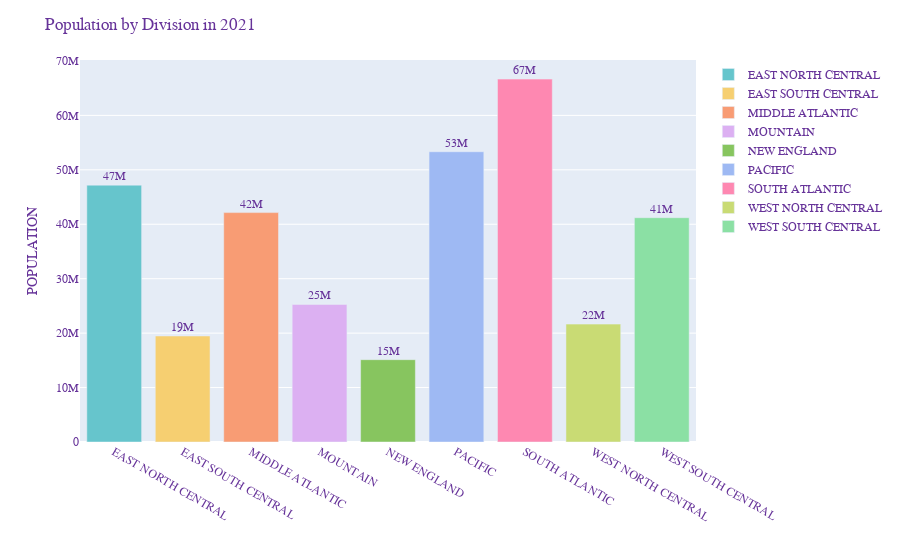

The cell this chart's notebook holds for it:
### Code cell
# Creating a Barplot of Division vs Population
fig3 = px.bar(group_df13, y='POPULATION', x='DIVISION', color='DIVISION',text="POPULATION",
             color_discrete_sequence=px.colors.qualitative.Pastel)
# Changing Properties to display text on top of each bar rounded to 2 digits
fig3.update_traces(texttemplate='%{text:.2s}', textposition='outside')
fig3.update_layout(
    font=dict(
        family="Arial",
        size=12,
        color="RebeccaPurple"
    ),
    title='Population by Division in 2021',
    legend_title="",
    xaxis_title="",
    )
fig3

### Figure 1 — Plotly figure (JSON) as saved in the notebook; plotly's stock layout.template omitted (floating-point values rounded to 4 significant figures)
{"data": [{"alignmentgroup": "True", "hovertemplate": "DIVISION=%{x}<br>POPULATION=%{text}<extra></extra>", "legendgroup": "EAST NORTH CENTRAL", "marker": {"color": "rgb(102, 197, 204)", "pattern": {"shape": ""}}, "name": "EAST NORTH CENTRAL", "offsetgroup": "EAST NORTH CENTRAL", "orientation": "v", "showlegend": true, "text": [47181948], "textposition": "outside", "texttemplate": "%{text:.2s}", "type": "bar", "x": ["EAST NORTH CENTRAL"], "xaxis": "x", "y": [47181948], "yaxis": "y"}, {"alignmentgroup": "True", "hovertemplate": "DIVISION=%{x}<br>POPULATION=%{text}<extra></extra>", "legendgroup": "EAST SOUTH CENTRAL", "marker": {"color": "rgb(246, 207, 113)", "pattern": {"shape": ""}}, "name": "EAST SOUTH CENTRAL", "offsetgroup": "EAST SOUTH CENTRAL", "orientation": "v", "showlegend": true, "text": [19474372], "textposition": "outside", "texttemplate": "%{text:.2s}", "type": "bar", "x": ["EAST SOUTH CENTRAL"], "xaxis": "x", "y": [19474372], "yaxis": "y"}, {"alignmentgroup": "True", "hovertemplate": "DIVISION=%{x}<br>POPULATION=%{text}<extra></extra>", "legendgroup": "MIDDLE ATLANTIC", "marker": {"color": "rgb(248, 156, 116)", "pattern": {"shape": ""}}, "name": "MIDDLE ATLANTIC", "offsetgroup": "MIDDLE ATLANTIC", "orientation": "v", "showlegend": true, "text": [42137512], "textposition": "outside", "texttemplate": "%{text:.2s}", "type": "bar", "x": ["MIDDLE ATLANTIC"], "xaxis": "x", "y": [42137512], "yaxis": "y"}, {"alignmentgroup": "True", "hovertemplate": "DIVISION=%{x}<br>POPULATION=%{text}<extra></extra>", "legendgroup": "MOUNTAIN", "marker": {"color": "rgb(220, 176, 242)", "pattern": {"shape": ""}}, "name": "MOUNTAIN", "offsetgroup": "MOUNTAIN", "orientation": "v", "showlegend": true, "text": [25268390], "textposition": "outside", "texttemplate": "%{text:.2s}", "type": "bar", "x": ["MOUNTAIN"], "xaxis": "x", "y": [25268390], "yaxis": "y"}, {"alignmentgroup": "True", "hovertemplate": "DIVISION=%{x}<br>POPULATION=%{text}<extra></extra>", "legendgroup": "NEW ENGLAND", "marker": {"color": "rgb(135, 197, 95)", "pattern": {"shape": ""}}, "name": "NEW ENGLAND", "offsetgroup": "NEW ENGLAND", "orientation": "v", "showlegend": true, "text": [15121745], "textposition": "outside", "texttemplate": "%{text:.2s}", "type": "bar", "x": ["NEW ENGLAND"], "xaxis": "x", "y": [15121745], "yaxis": "y"}, {"alignmentgroup": "True", "hovertemplate": "DIVISION=%{x}<br>POPULATION=%{text}<extra></extra>", "legendgroup": "PACIFIC", "marker": {"color": "rgb(158, 185, 243)", "pattern": {"shape": ""}}, "name": "PACIFIC", "offsetgroup": "PACIFIC", "orientation": "v", "showlegend": true, "text": [53321373], "textposition": "outside", "texttemplate": "%{text:.2s}", "type": "bar", "x": ["PACIFIC"], "xaxis": "x", "y": [53321373], "yaxis": "y"}, {"alignmentgroup": "True", "hovertemplate": "DIVISION=%{x}<br>POPULATION=%{text}<extra></extra>", "legendgroup": "SOUTH ATLANTIC", "marker": {"color": "rgb(254, 136, 177)", "pattern": {"shape": ""}}, "name": "SOUTH ATLANTIC", "offsetgroup": "SOUTH ATLANTIC", "orientation": "v", "showlegend": true, "text": [66666348], "textposition": "outside", "texttemplate": "%{text:.2s}", "type": "bar", "x": ["SOUTH ATLANTIC"], "xaxis": "x", "y": [66666348], "yaxis": "y"}, {"alignmentgroup": "True", "hovertemplate": "DIVISION=%{x}<br>POPULATION=%{text}<extra></extra>", "legendgroup": "WEST NORTH CENTRAL", "marker": {"color": "rgb(201, 219, 116)", "pattern": {"shape": ""}}, "name": "WEST NORTH CENTRAL", "offsetgroup": "WEST NORTH CENTRAL", "orientation": "v", "showlegend": true, "text": [21654557], "textposition": "outside", "texttemplate": "%{text:.2s}", "type": "bar", "x": ["WEST NORTH CENTRAL"], "xaxis": "x", "y": [21654557], "yaxis": "y"}, {"alignmentgroup": "True", "hovertemplate": "DIVISION=%{x}<br>POPULATION=%{text}<extra></extra>", "legendgroup": "WEST SOUTH CENTRAL", "marker": {"color": "rgb(139, 224, 164)", "pattern": {"shape": ""}}, "name": "WEST SOUTH CENTRAL", "offsetgroup": "WEST SOUTH CENTRAL", "orientation": "v", "showlegend": true, "text": [41205309], "textposition": "outside", "texttemplate": "%{text:.2s}", "type": "bar", "x": ["WEST SOUTH CENTRAL"], "xaxis": "x", "y": [41205309], "yaxis": "y"}], "layout": {"barmode": "relative", "font": {"color": "RebeccaPurple", "family": "Arial", "size": 12}, "legend": {"title": {"text": ""}, "tracegroupgap": 0}, "margin": {"t": 60}, "title": {"text": "Population by Division in 2021"}, "xaxis": {"anchor": "y", "categoryarray": ["EAST NORTH CENTRAL", "EAST SOUTH CENTRAL", "MIDDLE ATLANTIC", "MOUNTAIN", "NEW ENGLAND", "PACIFIC", "SOUTH ATLANTIC", "WEST NORTH CENTRAL", "WEST SOUTH CENTRAL"], "categoryorder": "array", "domain": [0, 1], "title": {"text": ""}}, "yaxis": {"anchor": "x", "domain": [0, 1], "title": {"text": "POPULATION"}}}}
